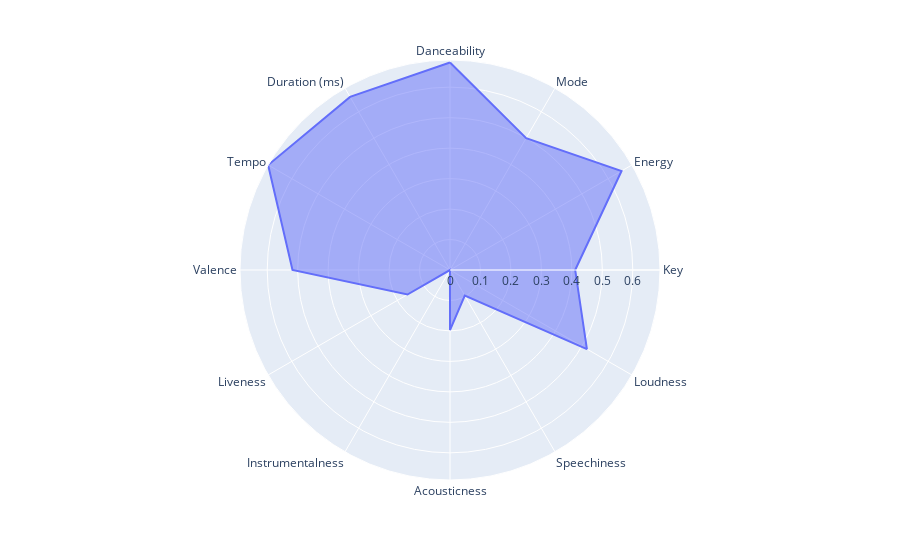

Write notebook code for a chart like this one.
### Code cell
pop_radar = plot_radar_chart("filepop.xlsx")

### Figure 1 — Plotly figure (JSON) as saved in the notebook; plotly's stock layout.template omitted (floating-point values rounded to 4 significant figures)
{"data": [{"fill": "toself", "hovertemplate": "r=%{r}<br>theta=%{theta}<extra></extra>", "legendgroup": "", "line": {"color": "#636efa", "dash": "solid"}, "marker": {"symbol": "circle"}, "mode": "lines", "name": "", "r": [0.6813, 0.5, 0.6502, 0.4109, 0.519, 0.09702, 0.1973, 0.0003639, 0.1612, 0.5171, 0.6893, 0.6561, 0.6813], "showlegend": false, "subplot": "polar", "theta": ["Danceability", "Mode", "Energy", "Key", "Loudness", "Speechiness", "Acousticness", "Instrumentalness", "Liveness", "Valence", "Tempo", "Duration (ms)", "Danceability"], "type": "scatterpolar"}], "layout": {"legend": {"tracegroupgap": 0}, "margin": {"t": 60}, "polar": {"angularaxis": {"direction": "clockwise", "rotation": 90}, "domain": {"x": [0, 1], "y": [0, 1]}}}}
